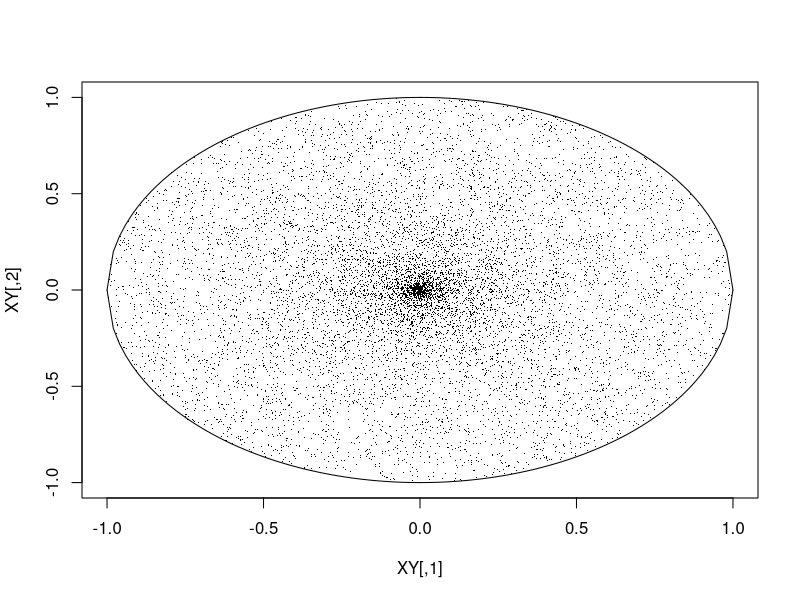
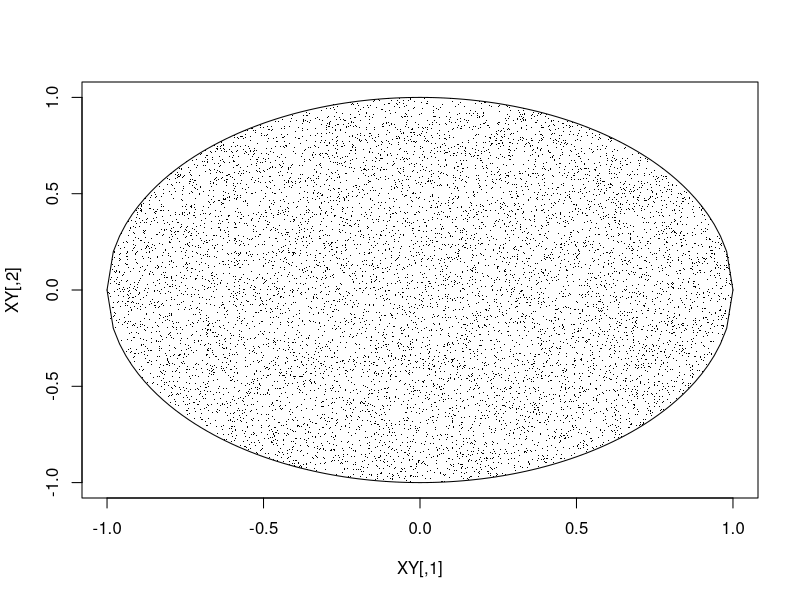
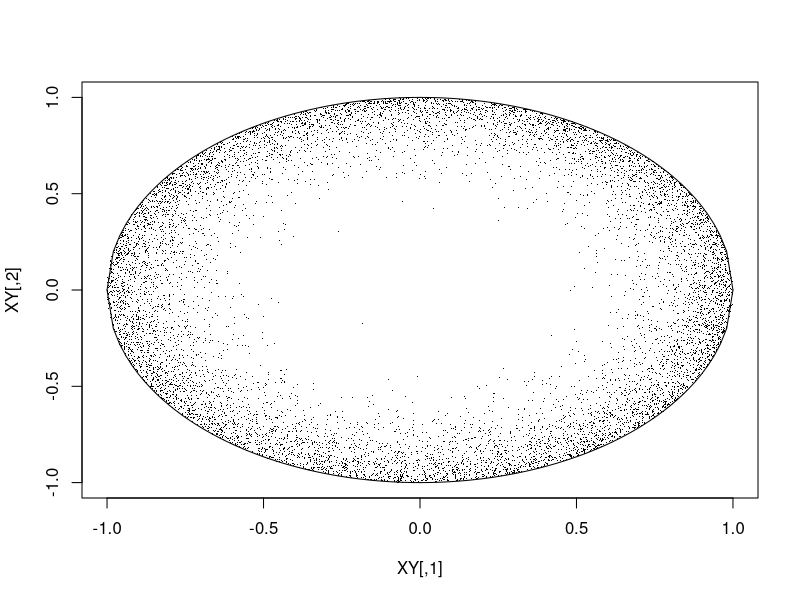
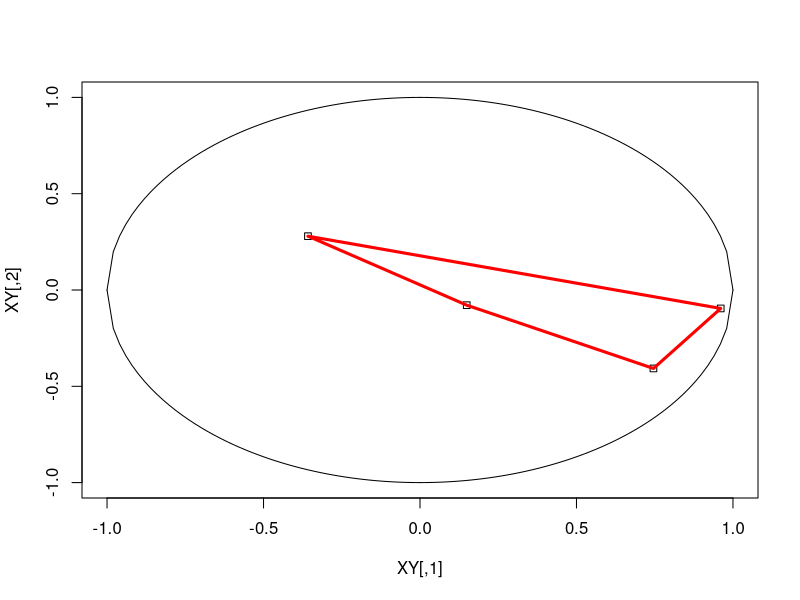
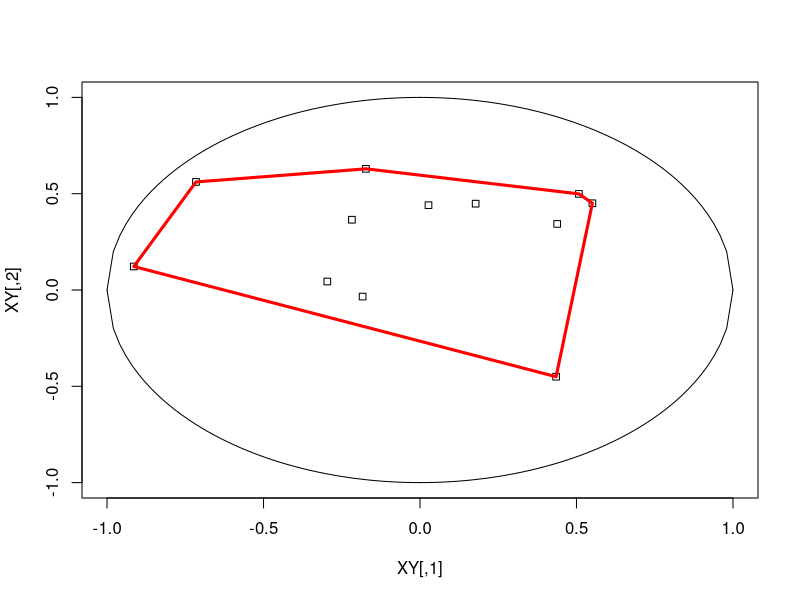
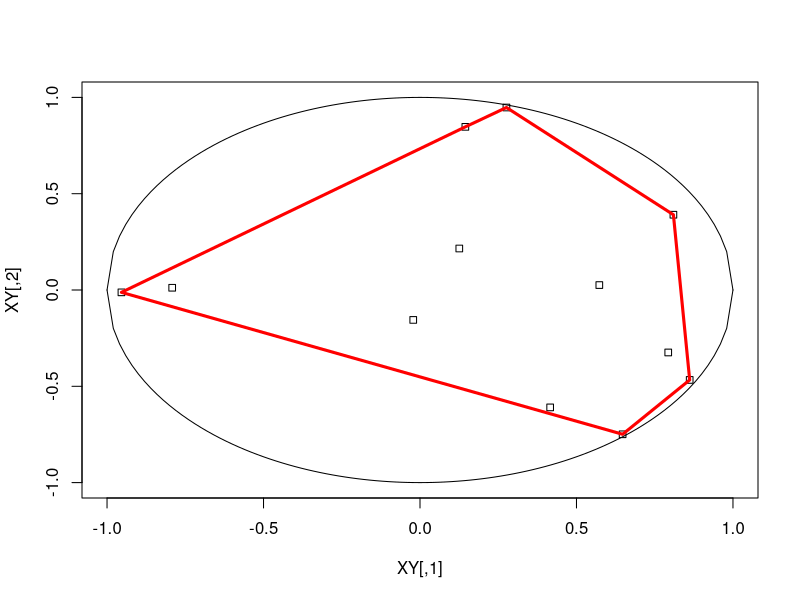
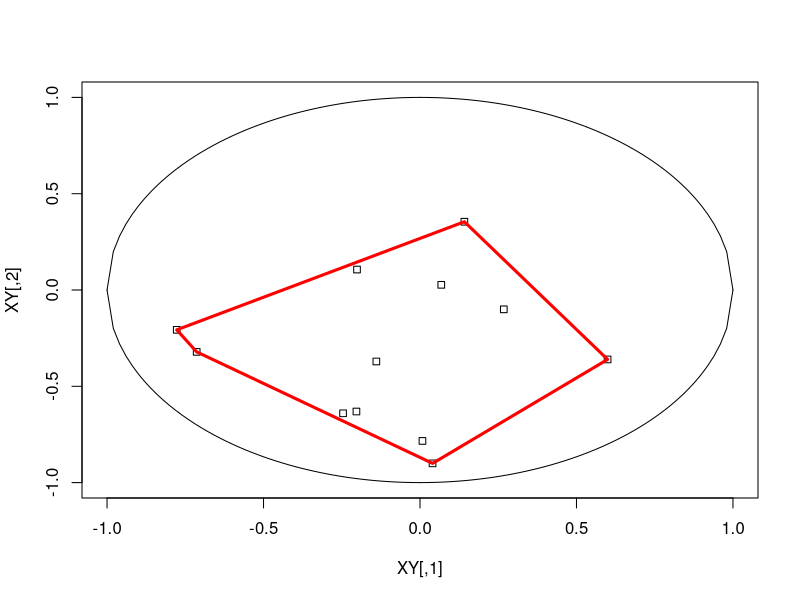
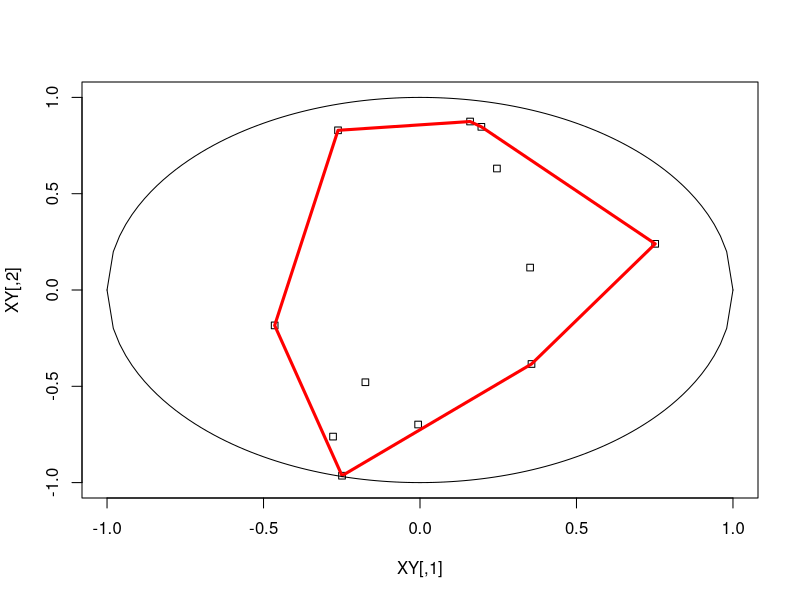

Write R code to recreate these figures, in order. (Note: a time limit stopped this script after it produced the figures.)
CL <- function(o) floor(657*runif(1))+1     # random color

rdisk <- function(q)         # how to generate random points in the unit disk?
{
  R <- matrix(runif(10000), ncol=1)
  Theta <- matrix(runif(10000,0,2*pi), ncol=1)
  XY <- cbind(R^q*cos(Theta),R^q*sin(Theta))
  #x11(width=5,height=5.5)    # keep old plot and open a new plotting window
  plot(XY,xlim=c(-1,1),ylim=c(-1,1),pch=".")
  upp.crcl <- function(x) sqrt(1-x^2)
  low.crcl <- function(x) -sqrt(1-x^2)
  curve(upp.crcl,from=-1,to=1,add=T)
  curve(low.crcl,from=-1,to=1,add=T)
}

rdisk(1)         # too much weight at center
rdisk(1/2)       # uniformly distributed (can be proved via calculus)
rdisk(1/9)       # too much weight at boundary
#graphics.off()   # close all plots altogether

# SIMULATION (more from geometry)

cnvx <- function(n)           # convex hull of n points in the unit disk (radius=1)
{
  R <- matrix(runif(n), ncol=1)
  Theta <- matrix(runif(n,0,2*pi), ncol=1)
  XY <- cbind(sqrt(R)*cos(Theta),sqrt(R)*sin(Theta))
  #x11(width=5,height=5.5)    # keep old plot and open a new plotting window
  plot(XY,xlim=c(-1,1),ylim=c(-1,1),pch=22)
  h <- chull(XY)
  h <- c(h, h[1])
  lines(XY[h, ],col='red',lwd=3)
  upp.crcl <- function(x) sqrt(1-x^2)
  low.crcl <- function(x) -sqrt(1-x^2)
  curve(upp.crcl,from=-1,to=1,add=T)
  curve(low.crcl,from=-1,to=1,add=T)
}

cnvx(4)
cnvx(12)
cnvx(12)

for (j in 1:50)
  {
    Sys.sleep(1.0)   #suspends execution for 1.0 sec
    cnvx(12) 
  }

# Fact: for the unit square, the number of convex hull vertices is ~(8/3)*log(n),
# while for the unit disk, the number of vertices is ~C*n^(1/3) for some constant C
# (asymptotic results as n approaches infinity)

#graphics.off()   # close all plots altogether

# As in r2.R, we can ask questions about the distance between two random points,
# or about the area/perimeter/maximum angle of random triangles

# As in r3.R, we can solve Sylvester's four point problem for the disk

# Here, we solve yet another problem. Define a "random chord" in the
# disk to be the line segment connecting two random points that are
# independent & uniformly distributed on the circumference of the circle.
# What is the distribution of the chordal length?

chrd1 <- function()            # first definition of random chord
{
  Theta <- matrix(runif(2,0,2*pi), ncol=1)   # note that R=1 for all points
  XY <- cbind(cos(Theta),sin(Theta))
  #x11(width=5,height=5.5)    # keep old plot and open a new plotting window
  plot(XY,xlim=c(-1,1),ylim=c(-1,1),pch=22)
  lines(XY[1:2, ],col=CL(),lwd=3)
  upp.crcl <- function(x) sqrt(1-x^2)
  low.crcl <- function(x) -sqrt(1-x^2)
  curve(upp.crcl,from=-1,to=1,add=T)
  curve(low.crcl,from=-1,to=1,add=T)
}

chrd1()
chrd1()
chrd1() 

for (j in 1:25)
  {
    Sys.sleep(1.0)   #suspends execution for 1.0 sec
    chrd1() 
  }

rnd.chrd1 <- function(m)
{
  sapply(1:m, function (o)
           {
             Theta <- matrix(runif(2,0,2*pi), ncol=1)
             XY <- cbind(cos(Theta),sin(Theta))
             U <- XY[2,]-XY[1,]             
             sqrt(U%*%U)                            
           })
}

DS <- rnd.chrd1(10000)
DS[1:30]
dim(DS) <- c(10000,1)         # regard DS not as a vector, but a column matrix         

{
#x11()
hist(DS, freq=FALSE, border="darkblue", plot=TRUE)
pdf <- function(x) (1/pi)/sqrt(1-x^2/4)  # very simple formula!
curve(pdf,from=0,to=2,add=TRUE,col="red",lwd=2)
}

# the histogram is close to the theoretical density function

length(DS[DS>sqrt(3)])/10000
1/3    # theoretical probability that random chord length is > sqrt(3)
#graphics.off()   # close plot

# The slope of the chord is irrelevant: only the distance between
# chordal midpoint and circular center (the origin) matters.

# Suppose instead that we generate a y-value uniformly on [-1,1]
# and then draw the chord horizontally at that position?

chrd2 <- function()            # second definition of random chord
{
  y <- runif(1,-1,1)
  x <- sqrt(1-y^2)
  XY <- matrix(c(x,-x,y,y), c(2,2))   
  #x11(width=5,height=5.5)    # keep old plot and open a new plotting window
  plot(XY,xlim=c(-1,1),ylim=c(-1,1),pch=22)
  lines(XY[1:2, ],col=CL(),lwd=3)
  upp.crcl <- function(x) sqrt(1-x^2)
  low.crcl <- function(x) -sqrt(1-x^2)
  curve(upp.crcl,from=-1,to=1,add=T)
  curve(low.crcl,from=-1,to=1,add=T)
}

chrd2()
chrd2()
chrd2()

for (j in 1:25)
  {
    Sys.sleep(1.0)   #suspends execution for 1.0 sec
    chrd2() 
  }

rnd.chrd2 <- function(m)
{
  sapply(1:m, function (o)
           {
             y <- runif(1,-1,1)
             2*sqrt(1-y^2)                          
           })
}

DS <- rnd.chrd2(10000)
DS[1:30]
dim(DS) <- c(10000,1)
length(DS[DS>sqrt(3)])/10000
1/2    # theoretical probability (not equal to 1/3!)
#graphics.off()   # close plot

# Suppose instead that we generate an x-value on [-1,1]
# such that x=sign(z)*sqrt(abs(z)), z~Unif[-1,1]
# and then draw the chord vertically at that position?

# (The x-values consequently will tend to cluster closer
# to the boundary points 1 & -1 and avoid the middle 0.)

chrd3 <- function()            # third definition of random chord
{
  z <- runif(1,-1,1)
  x <- sign(z)*sqrt(abs(z))
  y <- sqrt(1-x^2)
  XY <- matrix(c(x,x,y,-y), c(2,2))   
  #x11(width=5,height=5.5)    # keep old plot and open a new plotting window
  plot(XY,xlim=c(-1,1),ylim=c(-1,1),pch=22)
  lines(XY[1:2, ],col=CL(),lwd=3)
  upp.crcl <- function(x) sqrt(1-x^2)
  low.crcl <- function(x) -sqrt(1-x^2)
  curve(upp.crcl,from=-1,to=1,add=T)
  curve(low.crcl,from=-1,to=1,add=T)
}

chrd3()
chrd3()
chrd3()

for (j in 1:25)
  {
    Sys.sleep(1.0)   #suspends execution for 1.0 sec
    chrd3() 
  }

rnd.chrd3 <- function(m)
{
  sapply(1:m, function (o)
           {
             z <- runif(1,-1,1)
             2*sqrt(1-abs(z))                       
           })
}

DS <- rnd.chrd3(10000)
DS[1:30]
dim(DS) <- c(10000,1)
length(DS[DS>sqrt(3)])/10000
1/4    # theoretical probability (again, not equal to 1/3!)
#graphics.off()   # close plot

# The fact that three different definitions of "random chord"
# gave distinct probabilities was surprising 100 years ago
# (even paradoxical).  It's not surprising anymore.

rnd.chrd0 <- function(m)    # back to first definition, but examine distance
{                           # between chordal midpoint and circular center
  sapply(1:m, function (o)
           {
             Theta <- matrix(runif(2,0,2*pi), ncol=1)
             XY <- cbind(cos(Theta),sin(Theta))
             M <- (XY[1,]+XY[2,])/2             
             sqrt(M%*%M)                            
           })
}

MD <- rnd.chrd0(10000)
MD[1:30]
dim(MD) <- c(10000,1)         # regard DS not as a vector, but a column matrix         

{
#x11()
hist(MD, freq=FALSE, border="darkblue", plot=TRUE)
pdf1 <- function(x) (2/pi)/sqrt(1-x^2)
pdf2 <- function(x) 1+0*x   # x=y; y~Unif[0,1]
pdf3 <- function(x) 2*x     # x=sqrt(z); z~Unif[0,1]
curve(pdf1,from=0,to=1,add=TRUE,col="red",lwd=2)
curve(pdf2,from=0,to=1,add=TRUE,col="magenta",lwd=2)
curve(pdf3,from=0,to=1,add=TRUE,col="green",lwd=2)
}

#graphics.off()   # close plot

# REFERENCES
#
#P. Groeneboom, Limit theorems for convex hulls,
#Probab. Theory Relat. Fields 79 (1988) 327-368.
#
#S. Finch and I. Hueter, Random convex hulls: A variance revisited,
#Adv. Appl. Probab. 36 (2004) 981-986.
#
#"Bertrand's paradox" involving random chords is well-known: see
# http://web.mit.edu/urban_or_book/www/book/chapter3/3.3.2.html
# http://en.wikipedia.org/wiki/Bertrand_paradox_(probability)
# http://demonstrations.wolfram.com/RandomChordParadox/
